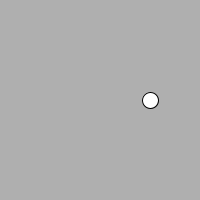
Frame 1 (no input)
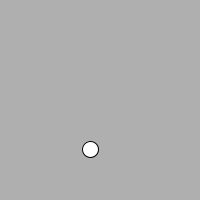
Frame 60 (the mouse pressed at the canvas centre just before this capture)
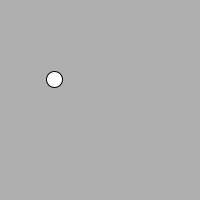
Frame 120 (the mouse held since frame 60 and released just before this capture)

The Processing sketch that drew these frames (run headless with seeded random() and noise(); from frame 60 on, the mouse is pressed at the canvas centre):

// Processing sketch: e04_polar_to_cartesian
// ── e04_polar_to_cartesian.pde
float r = 50;
float theta = 0;

void setup() {
  size(200,200);
}

void draw() {
  background(175);
  
  float x, y;
  x = r * cos(theta);
  y = r * sin(theta);
  
  translate(width/2,height/2);
  ellipse(x,y,16,16);
  
  theta += 0.03;
}
